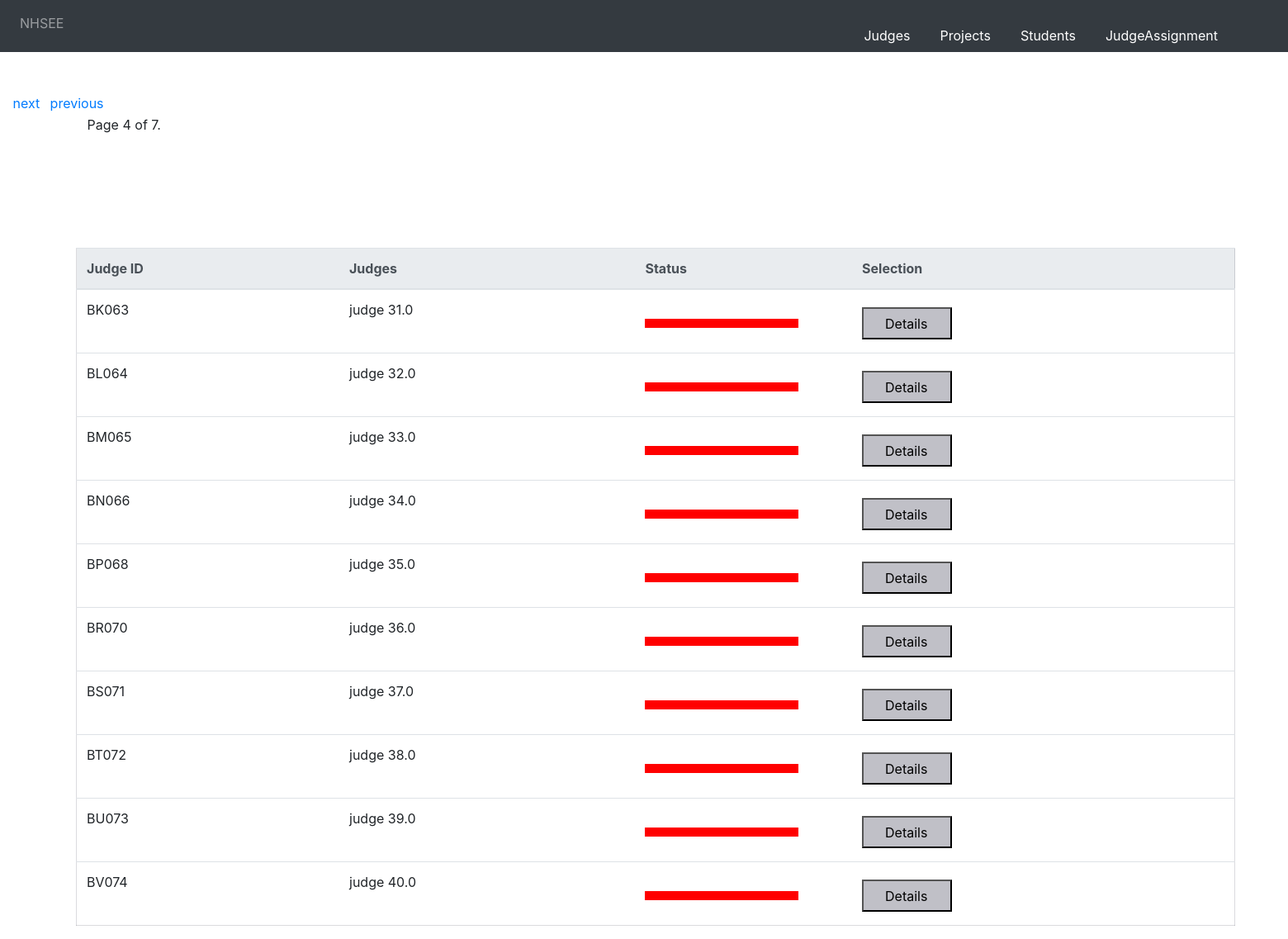
/judges/?page=4, run on the app's committed database.
### nhsee/models/judge_model.py (models this page shows, shortened)
class judge(Model):
    judge_id=models.CharField( max_length=100,primary_key=True,blank=False, unique=True)
    fname=models.CharField(max_length=100)
    lname=models.CharField(max_length=100)
    class Meta:
        db_table = "nhsee_judge"

### nhsee/views/judge_views.py (the view, shortened to what this page needs)
# urls.py: path(r'judges/',judge_views.judgeslisting),
def judgeslisting(request):
    if 'deletejudges' in request.GET:
            deleterequest=request.GET.get('delete')
            if deleterequest=="deletejudges":
                    judge.objects.all().delete()
    judgel = judge.objects.all()
    judge_list=[]
    for judges in judgel:
        judgestatus=judgeassignment.objects.filter(judge_id=judges.judge_id)
        assign_judge_list=[]
        for judge_ids in judgestatus:
            assign_judge_list.append(judge_ids.judge_id_id)
        judgestatus=len(assign_judge_list)
        if judgestatus > 5:
                judge_list.append({"judge_name":str(judges.fname)+" "+str(judges.lname),"judge_id":judges.judge_id,"judgestatus":True})
        else:
               judge_list.append({"judge_name":str(judges.fname)+" "+str(judges.lname),"judge_id":judges.judge_id})
    paginator_projects = Paginator(judge_list, 10)
    page = request.GET.get('page')
    contacts = paginator_projects.get_page(page)
    return render(request,'judges_templates/listjudges.html',{"judgesjson":contacts})

### templates/judges_templates/listjudges.html (shortened to what this page needs)
{% extends 'base.html' %}
 {% block content %}
 <!DOCTYPE html>
<html lang="en">
<head>
  {% load staticfiles %}
  <link  rel="stylesheet" href="{% static "css/bootstrap.min.css" %}" />
</head>
{% include   'judges_templates/judgesform.html' %}
<div class="pagination">
    <span class="step-links">
        {% if judgesjson.has_previous %}
            <div class="previous">
            <a href="?page={{ judgesjson.previous_page_number }}">previous</a></div>
        {% endif %}
        <div class="currentd">
        <span class="current">
            Page {{ judgesjson.number }} of {{ judgesjson.paginator.num_pages }}.
        </span></div>
        {% if judgesjson.has_next %}
        <div class="first">
            <a href="?page={{ judgesjson.next_page_number }}">next</a></div>
        {% endif %}
    </span>
</div>
<div class="table-class">
  <table class="table">
  <thead class="thead-light">
    <tr>
      <th scope="col">Judge ID</th>
      <th scope="col">Judges</th>
      <th scope="col">Status</th>
      <th scope="col">Selection</th>
    </tr>
  </thead>
    {% if judgesjson %}
    <tbody>
        {% for judges in judgesjson %}
        <tr>
            <td> {{judges.judge_id}}</td>
            <td> {{judges.judge_name}}</td>
            <form  action='' method="post" >
            {% if judges.judgestatus %}
              <td> <div class="box green"></div></td>
              <td><input type='submit' name="judgeprojects"  value="Details" /></td>
            {% else %}
              <td> <div class="box red"></div></td>
              <td><input type='submit' name="judgeprojects"  value="Details" /></td>
            {% endif %}
            </form>
        </tr>
        {% endfor %}
    </tbody>
    </table>
    </div>
    {% else %}
    <div class="heading"><h2>No judges Available<h2></div>
    {% endif %}
{% endblock content %}

### templates/judges_templates/listjudges.html (style rules this page uses)
.table { width:100%; margin: 9% 0% 10% 1%; border:1px solid #55556636; }
.table-class { width:90%; margin-left:5%; margin-right:5%; margin-top:0%; }
.pagination { margin-left: 1%; margin-right: 0%; margin-top: 0%; }
.first { position:absolute; margin: 0px 0px 0px 0px; }
.previous { position:absolute; margin: 0px 0px 0px 45px; }
.currentd { position:absolute; margin: 26px 0px 0px 90px; }
.red { background:#f00; padding:11px 0px 0px 0px; margin:23px 53px 0px 0px; }
input[type=submit] { margin:9px 2px 4px 0px; background-color:#babac2e8; padding: 6px 28px 5px 26px; }

### data on the page
judge: judge_id "BK063"
judge: judge_id "BL064"
judge: judge_id "BM065"
judge: judge_id "BN066"
judge: judge_id "BP068"
judge: judge_id "BR070"
judge: judge_id "BS071"
judge: judge_id "BT072"
judge: judge_id "BU073"
judge: judge_id "BV074"

### other printed values
{{ judgesjson.number }} "4"
{{ judgesjson.paginator.num_pages }} "7"
{{ judges.judge_name }} "judge 31.0" "judge 32.0" "judge 33.0" "judge 34.0" "judge 35.0" "judge 36.0" "judge 37.0" "judge 38.0" "judge 39.0" "judge 40.0"
